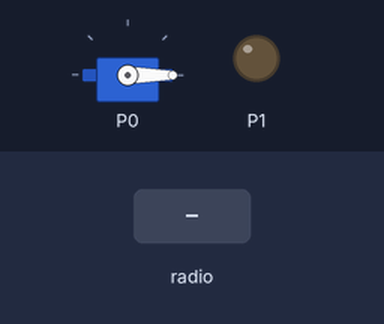
Simulated run of this program. Board: BBC micro:bit (MakeCode). On the bench: servo, output pins drawn as LEDs (lit = HIGH). Inputs (shaded band) come from the test bench.

Above: at 1.2 s.
1.3 s: radio message "lumus" arrives
At 2.2 s:
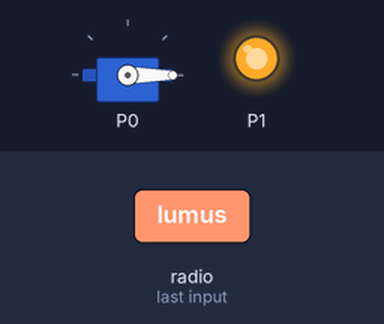
2.8 s: radio message "ALOJOMORA" arrives
At 3.3 s:
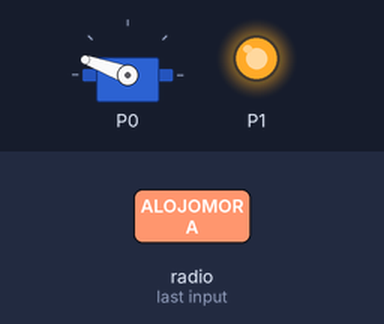
6.0 s: radio message "off" arrives
At 7.0 s:
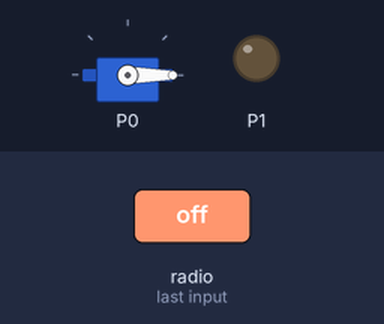
7.5 s: radio message "ALOJOMORA" arrives
At 8.1 s:
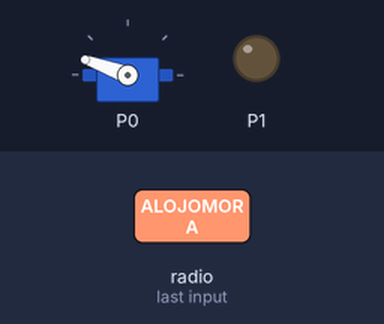
Timing chart, 0 to 10.0 s (numbered marks = the images above; inputs shaded):
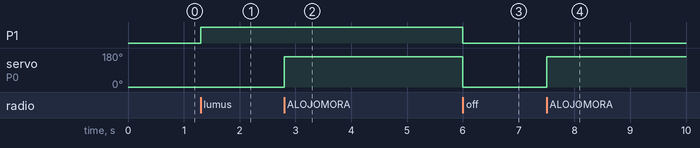

Measured:
- after the input at 1.3 s, P1: LOW → HIGH at once
- after the input at 2.8 s, servo on P0: 0° → 160° at once
- after the input at 6.0 s, P1: HIGH → LOW at once; servo on P0: 160° → 0° at once
- after the input at 7.5 s, servo on P0: 0° → 160° at once

The program:

main.ts
```typescript
radio.onReceivedString(function (receivedString) {
    if (receivedString == "lumus") {
        pins.digitalWritePin(DigitalPin.P1, 1)
    }
    if (receivedString == "off") {
        servos.P0.setAngle(0)
        pins.digitalWritePin(DigitalPin.P1, 0)
    }
    if (receivedString == "ALOJOMORA") {
        servos.P0.setAngle(160)
    }
})
radio.setGroup(1)
pins.digitalWritePin(DigitalPin.P1, 0)
servos.P0.setAngle(0)
basic.forever(function () {
    if (input.isGesture(Gesture.TiltLeft)) {
        basic.pause(1000)
        if (input.isGesture(Gesture.LogoUp)) {
            radio.sendString("lumus")
        }
    }
    if (input.isGesture(Gesture.LogoUp)) {
        basic.pause(1000)
        if (input.isGesture(Gesture.LogoDown)) {
            radio.sendString("ALOJOMORA")
        }
    }
    if (input.isGesture(Gesture.Shake)) {
        radio.sendString("off")
    }
})
```

test.ts
```typescript
// aquí va el archivo "tests"; esto no se compilará cuando este paquete se utilice como una extensión.
```
